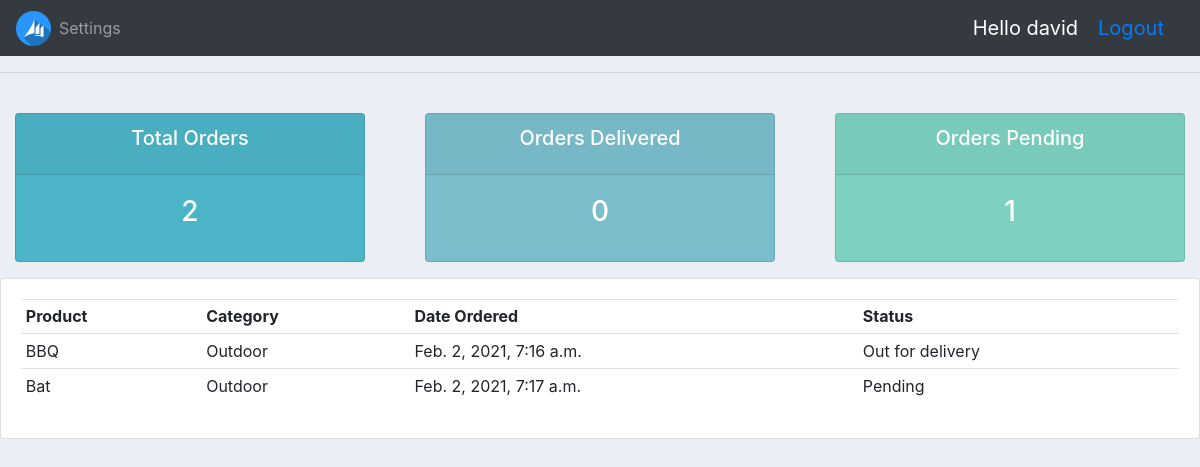
The app's page /user/ (signed in), older data.
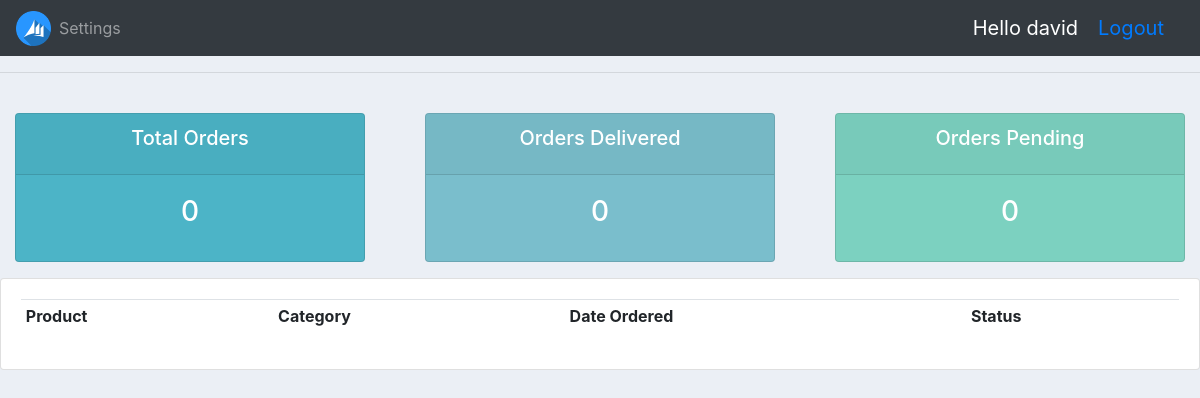
The same page, newer data.
### accounts/models.py (models this page shows, shortened)
class Order(models.Model):
	STATUS = (
			('Pending','Pending'),
			('Out for delivery','Out for delivery'),
			('Delivered','Delivered')
		)
	customer = models.ForeignKey(Customer,null=True,on_delete= models.SET_NULL)
	product =	models.ForeignKey(Product,null=True,on_delete= models.SET_NULL)
	date_created = models.DateTimeField(auto_now_add =True,null=True)
	status = models.CharField(max_length =200,null=True,choices = STATUS)

class Product(models.Model):
	CATEGORY = (
			('Indoor','Indoor'),
			('Outdoor','Outdoor'),
		)
	name = models.CharField(max_length =200,null=True)
	price = models.FloatField(null=True)
	category = models.CharField(max_length =200,null=True,choices = CATEGORY)
	description = models.CharField(max_length =200,null=True,blank = True)
	date_created = models.DateTimeField(auto_now_add =True,null=True)
	tags = models.ManyToManyField(Tag)
	def __str__(self):
		return self.name

### accounts/decorators.py (the view)
		def wrapper_func(request,*args,**kwargs):
			group = None
			if request.user.groups.exists():
				group = request.user.groups.all()[0].name
			if group in allowed_roles:
				return view_func(request,*args,**kwargs)
			else:
				return HttpResponse('You are not authorized to view this page')

### accounts/views.py (called while the page is built)
@login_required(login_url='login')
@allowed_user(allowed_roles=['customer'])
def userpage(request):
	orders = request.user.customer.order_set.all()
	customers = Customer.objects.all()
	total_orders = orders.count()
	delivered = orders.filter(status ='Delivered').count()
	pending = orders.filter(status ='Pending').count()
	context = {'orders':orders,'total_orders':total_orders,
				'delivered':delivered,
				'pending':pending}
	return render(request,'accounts/user.html',context)

### accounts/templates/accounts/user.html
{% extends 'accounts/main.html' %}
{% block content%}
{% include 'accounts/status.html' %}
<div class = "row">
	<div class ="col-md">
	<div class = "card card-body">
			<table class = "table table-sm">
				<tr>
					<th>Product</th>
					<th>Category</th>
					<th>Date Ordered</th>
					<th>Status</th>
				</tr>
				{% for order in orders %}
				<tr>
					<td> {{order.product}}</td>
					<td> {{order.product.category}}</td>
					<td> {{order.date_created}}</td>
					<td> {{order.status}}</td>
				</tr>
				{% endfor %}
			</table>
	</div>
</div>
</div>
{% endblock %}

Row changes from the older to the newer data that the page shows:
removed Order: product "BBQ", product.category "Outdoor", date_created "Feb. 2, 2021, 7:16 a.m.", status "Out for delivery"
removed Order: product "Bat", product.category "Outdoor", date_created "Feb. 2, 2021, 7:17 a.m.", status "Pending"
Text that changed along with them:
{{ total_orders }}: "2" → "0"
{{ pending }}: "1" → "0"
